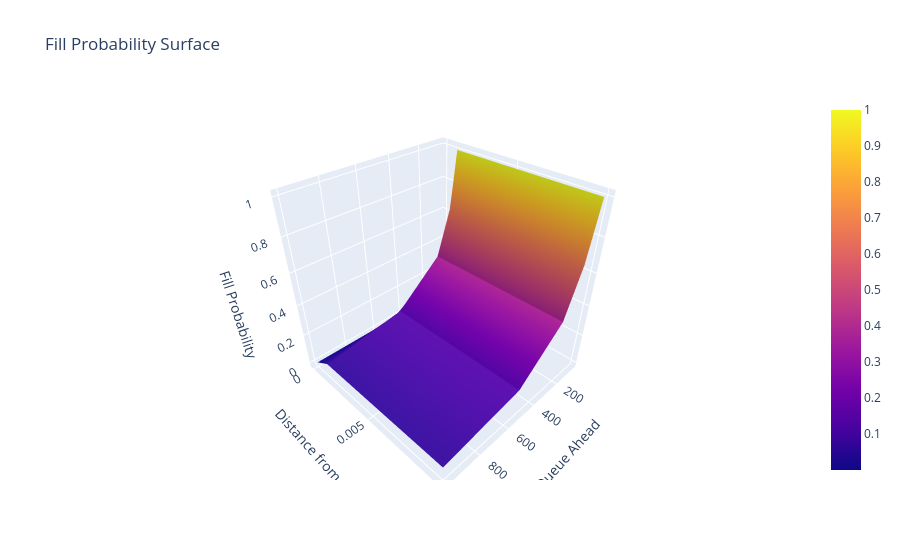

Notebook cell for this chart:
### Code cell
book = dataframe_to_snapshots(df_market)

surface = estimate_fill_surface(book)

plot_fill_surface(surface)
